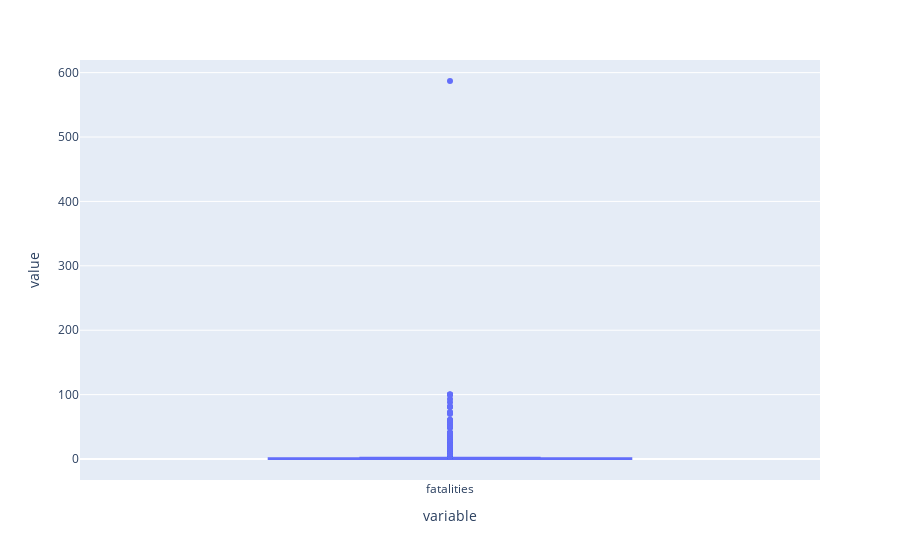

Notebook source saved alongside this figure:
### Code cell
# since we have only one categorical varaible that is fatalities, checking outlier for that 
conflict_numeric_data = conflict_df.select_dtypes(include="number").columns
px.box(conflict_df, y=conflict_numeric_data).show()

### Figure 1 — Plotly figure (JSON) as saved in the notebook; plotly's stock layout.template omitted (floating-point values rounded to 4 significant figures; data arrays with more than 128 entries replaced by an {"elided": "..."} marker saying what was removed)
{"data": [{"alignmentgroup": "True", "hovertemplate": "variable=%{x}<br>value=%{y}<extra></extra>", "legendgroup": "", "marker": {"color": "#636efa"}, "name": "", "notched": false, "offsetgroup": "", "orientation": "v", "showlegend": false, "type": "box", "x": {"elided": "12481 str values"}, "x0": " ", "xaxis": "x", "y": {"elided": "12481 int values"}, "y0": " ", "yaxis": "y"}], "layout": {"boxmode": "group", "legend": {"tracegroupgap": 0}, "margin": {"t": 60}, "xaxis": {"anchor": "y", "domain": [0, 1], "title": {"text": "variable"}}, "yaxis": {"anchor": "x", "domain": [0, 1], "title": {"text": "value"}}}}
